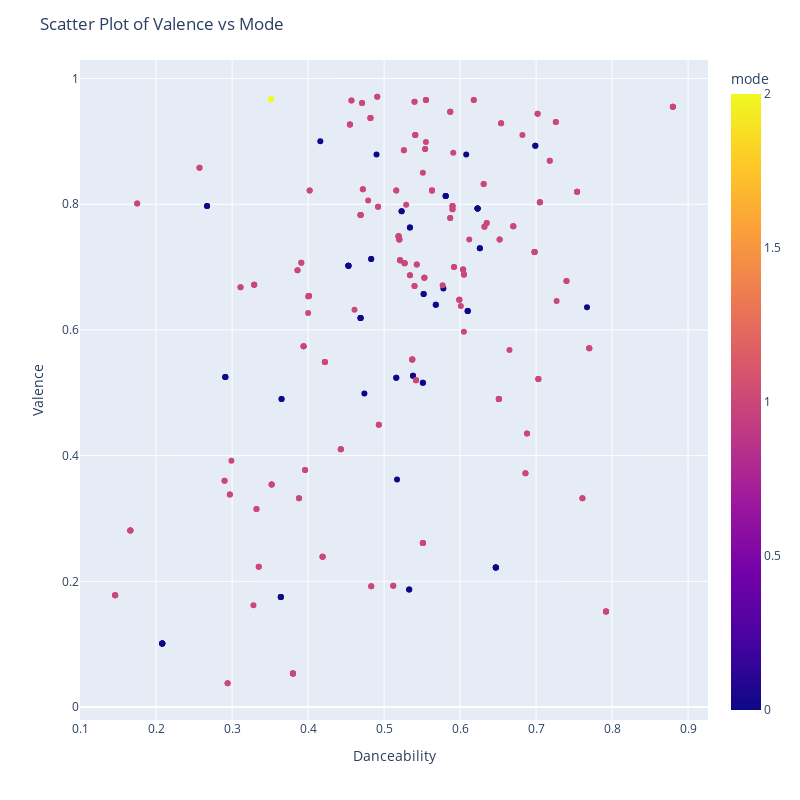

Notebook cell for this chart:
### Code cell
# Create scatter plot with trend lines
fig = px.scatter(beatles_data, 
                x='danceability', 
                y='valence',
                color='mode',
                hover_data=['title', 'album'])
                # trend_line='ols',)

# Customize the layout
fig.update_layout(
    title='Correlation between Danceability and Valence',
    xaxis_title='Danceability',
    yaxis_title='Valence'
)

fig.update_layout(title_text="Scatter Plot of Valence vs Mode",  
                  width=800, 
                  height=800)

# Show the plot
fig.show()

### Figure 1 — Plotly figure (JSON) as saved in the notebook; plotly's stock layout.template omitted (floating-point values rounded to 4 significant figures; data arrays with more than 128 entries replaced by an {"elided": "..."} marker saying what was removed)
{"data": [{"customdata": {"elided": "299x2 str values"}, "hovertemplate": "danceability=%{x}<br>valence=%{y}<br>title=%{customdata[0]}<br>album=%{customdata[1]}<br>mode=%{marker.color}<extra></extra>", "legendgroup": "", "marker": {"color": {"elided": "299 int values"}, "coloraxis": "coloraxis", "symbol": "circle"}, "mode": "markers", "name": "", "orientation": "v", "showlegend": false, "type": "scatter", "x": {"elided": "299 float values"}, "xaxis": "x", "y": {"elided": "299 float values"}, "yaxis": "y"}], "layout": {"coloraxis": {"colorbar": {"title": {"text": "mode"}}, "colorscale": [[0, "#0d0887"], [0.1111, "#46039f"], [0.2222, "#7201a8"], [0.3333, "#9c179e"], [0.4444, "#bd3786"], [0.5556, "#d8576b"], [0.6667, "#ed7953"], [0.7778, "#fb9f3a"], [0.8889, "#fdca26"], [1, "#f0f921"]]}, "height": 800, "legend": {"tracegroupgap": 0}, "margin": {"t": 60}, "title": {"text": "Scatter Plot of Valence vs Mode"}, "width": 800, "xaxis": {"anchor": "y", "autorange": true, "domain": [0, 1], "range": [0.09972, 0.9263], "title": {"text": "Danceability"}, "type": "linear"}, "yaxis": {"anchor": "x", "autorange": true, "domain": [0, 1], "range": [-0.02067, 1.029], "title": {"text": "Valence"}, "type": "linear"}}}
